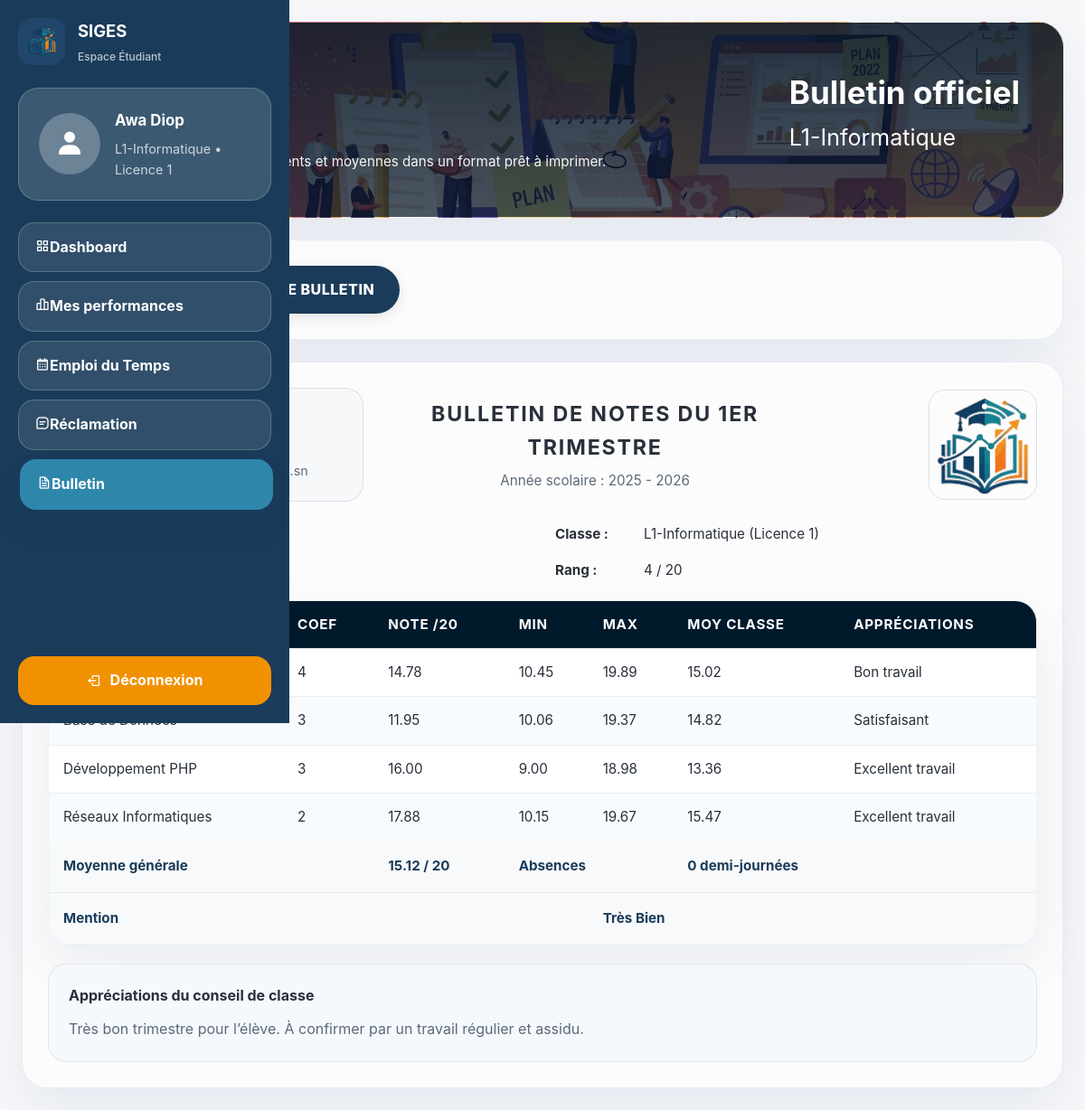
Page /views/etudiant/bulletin.php (signed in) on the committed database.
### tables this page shows
CREATE TABLE `etudiant` (
  `id_Etudiant` int(11) NOT NULL,
  `nom` varchar(100) NOT NULL,
  `prenom` varchar(100) NOT NULL,
  `Id_Classe` int(11) DEFAULT NULL,
  `login` varchar(50) DEFAULT NULL
);

CREATE TABLE `classe` (
  `Id_Classe` int(11) NOT NULL,
  `libelle` varchar(50) NOT NULL,
  `niveau` varchar(50) NOT NULL
);

CREATE TABLE `matiere` (
  `Id_Matiere` int(11) NOT NULL,
  `libelle` varchar(100) NOT NULL,
  `coefficient` int(11) NOT NULL
);

### models/Student.php (called while the page is built, shortened)
<?php
class Student {
    private $conn;
    private $table_name = "etudiant";
    public function __construct($db) {
        $this->conn = $db;
    }
    public function getProfileByLogin($login) {
        $query = "SELECT e.*, c.libelle as nom_classe, c.niveau
                  FROM " . $this->table_name . " e
                  JOIN classe c ON e.Id_Classe = c.Id_Classe
                  WHERE e.login = :login";
        $stmt = $this->conn->prepare($query);
        $stmt->bindParam(':login', $login);
        $stmt->execute();
        return $stmt->fetch(PDO::FETCH_ASSOC);
    }
}
?>

### models/Grade.php (called while the page is built, shortened)
<?php
class Grade {
    private $conn;
    public function __construct($db) {
        $this->conn = $db;
    }
    public function calculateAverage($id_etudiant) {
        $query = "SELECT SUM(eff.note * m.coefficient) as total_points,
                         SUM(m.coefficient) as total_coeffs
                  FROM effectue eff
                  JOIN evaluation ev ON eff.Id_Evaluation = ev.Id_Evaluation
                  JOIN matiere m ON ev.Id_Matiere = m.Id_Matiere
                  WHERE eff.id_Etudiant = :id";
        $stmt = $this->conn->prepare($query);
        $stmt->bindParam(':id', $id_etudiant);
        $stmt->execute();
        $res = $stmt->fetch(PDO::FETCH_ASSOC);
        if ($res['total_coeffs'] > 0) {
            return round($res['total_points'] / $res['total_coeffs'], 2);
        }
        return 0;
    }
    public function getRankingByClasse($id_classe) {
        $query = "SELECT e.id_Etudiant, e.nom, e.prenom,
                         COALESCE(SUM(eff.note * m.coefficient) / NULLIF(SUM(m.coefficient), 0), 0) as moyenne_gen
                  FROM etudiant e
                  LEFT JOIN effectue eff ON e.id_Etudiant = eff.id_Etudiant
                  LEFT JOIN evaluation ev ON eff.Id_Evaluation = ev.Id_Evaluation
                  LEFT JOIN matiere m ON ev.Id_Matiere = m.Id_Matiere
                  WHERE e.Id_Classe = :id_classe
                  GROUP BY e.id_Etudiant
                  ORDER BY moyenne_gen DESC";
        $stmt = $this->conn->prepare($query);
        $stmt->execute(['id_classe' => $id_classe]);
        return $stmt->fetchAll(PDO::FETCH_ASSOC);
    }
    public function getClassSubjectStats($id_classe) {
        $query = "SELECT m.libelle as matiere, m.coefficient,
                         ROUND(AVG(eff.note), 2) as moyenne_classe,
                         MIN(eff.note) as note_min,
                         MAX(eff.note) as note_max
                  FROM etudiant e
                  JOIN effectue eff ON e.id_Etudiant = eff.id_Etudiant
                  JOIN evaluation ev ON eff.Id_Evaluation = ev.Id_Evaluation
                  JOIN matiere m ON ev.Id_Matiere = m.Id_Matiere
                  WHERE e.Id_Classe = :id_classe
                  GROUP BY m.Id_Matiere, m.libelle, m.coefficient
                  ORDER BY m.libelle ASC";
        $stmt = $this->conn->prepare($query);
        $stmt->execute(['id_classe' => $id_classe]);
        return $stmt->fetchAll(PDO::FETCH_ASSOC);
    }
    public function getStudentSubjectGrades($id_etudiant) {
        $query = "SELECT m.Id_Matiere, m.libelle as matiere, m.coefficient,
                         ROUND(AVG(eff.note), 2) as note
                  FROM effectue eff
                  JOIN evaluation ev ON eff.Id_Evaluation = ev.Id_Evaluation
                  JOIN matiere m ON ev.Id_Matiere = m.Id_Matiere
                  WHERE eff.id_Etudiant = :id
                  GROUP BY m.Id_Matiere, m.libelle, m.coefficient
                  ORDER BY m.libelle ASC";
        $stmt = $this->conn->prepare($query);
        $stmt->bindParam(':id', $id_etudiant);
        $stmt->execute();
        return $stmt->fetchAll(PDO::FETCH_ASSOC);
    }
}
?>

### views/etudiant/bulletin.php (the view, shortened to what this page needs)
<?php
require_once '../../models/Student.php';
require_once '../../models/Grade.php';
$database = new Database();
$db = $database->getConnection();
$studentModel = new Student($db);
$gradeModel = new Grade($db);
$studentData = $studentModel->getProfileByLogin($_SESSION['user_login']);
$id_etudiant = $studentData['id_Etudiant'];
$id_classe = $studentData['Id_Classe'];
$studentSubjectGrades = $gradeModel->getStudentSubjectGrades($id_etudiant);
$classSubjectStatsList = $gradeModel->getClassSubjectStats($id_classe);
$classement = $gradeModel->getRankingByClasse($id_classe);
$rang = 0;
foreach ($classement as $index => $row) {
    if ($row['id_Etudiant'] == $id_etudiant) {
        $rang = $index + 1;
        break;
    }
}
$classSubjectStats = [];
foreach ($classSubjectStatsList as $stat) {
    $classSubjectStats[$stat['matiere']] = $stat;
}
$moyenneGenerale = $gradeModel->calculateAverage($id_etudiant);
$mention = 'Passable';
if ($moyenneGenerale >= 17) {
    $mention = 'Excellent';
} elseif ($moyenneGenerale >= 14) {
    $mention = 'Très Bien';
} elseif ($moyenneGenerale >= 12) {
    $mention = 'Bien';
} elseif ($moyenneGenerale >= 10) {
    $mention = 'Assez Bien';
}
$absences = 0;
$commentaireConseil = 'Très bon trimestre pour l’élève. À confirmer par un travail régulier et assidu.';
?>
<!DOCTYPE html>
<html lang="fr">
<head>
    <link rel="stylesheet" href="../../assets/css/style.css">
    <link rel="stylesheet" href="https://cdn.jsdelivr.net/npm/boxicons@2.1.4/css/boxicons.min.css">
</head>
<body>
    <div class="student-shell">
        <aside class="student-sidebar">
            <div class="sidebar-brand">
                <img src="../../assets/img/logo_simple-SAP.png" alt="SIGES logo">
                <div class="brand-title">
                    <strong>SIGES</strong>
                    <span>Espace Étudiant</span>
                </div>
            </div>
            <div class="profile-box">
                <div class="profile-avatar"><i class='bx bxs-user'></i></div>
                <div class="profile-info">
                    <h2><?= htmlspecialchars($studentData['prenom'] . ' ' . $studentData['nom']) ?></h2>
                    <p><?= htmlspecialchars($studentData['nom_classe']) ?> • <?= htmlspecialchars($studentData['niveau']) ?></p>
                </div>
            </div>
            <nav class="sidebar-nav">
                <a href="dashboard.php"><i class='bx bx-grid-alt'></i>Dashboard</a>
                <a href="performances.php"><i class='bx bx-bar-chart-alt-2'></i>Mes performances</a>
                <a href="schedule.php"><i class='bx bx-calendar'></i>Emploi du Temps</a>
                <a href="reclamation.php"><i class='bx bx-message-square-detail'></i>Réclamation</a>
                <a href="bulletin.php" class="active"><i class='bx bx-file'></i>Bulletin</a>
            </nav>
            <a href="../../controllers/Logout.php" class="logout-btn"><i class='bx bx-log-out'></i>Déconnexion</a>
        </aside>
        <main class="student-main">
            <section class="page-header page-header-dashboard">
                <div>
                    <p class="eyebrow">Bulletin</p>
                    <h1>Mes résultats</h1>
                    <p>Retrouvez toutes vos notes, coefficients et moyennes dans un format prêt à imprimer.</p>
                </div>
                <div class="header-user-card">
                    <strong>Bulletin officiel</strong>
                    <span><?= htmlspecialchars($studentData['nom_classe']) ?></span>
                </div>
            </section>
            <section class="section-block no-print">
                <button class="button-primary" onclick="window.print()">Télécharger / Imprimer le bulletin</button>
            </section>
            <section class="section-block">
                <div class="bulletin-top">
                    <div class="bulletin-school-info">
                        <h2>SIGES</h2>
                        <p>Adresse • Thies/Senegal</p>
                        <p>Tél : 77 245 15 15 • Site : www.siges.sn</p>
                    </div>
                    <div class="bulletin-title">
                        <h1>BULLETIN DE NOTES DU 1er TRIMESTRE</h1>
                        <p>Année scolaire : <?= date('Y') - 1 ?> - <?= date('Y') ?></p>
                    </div>
                    <div class="bulletin-avatar">
                        <img src="../../assets/img/logo_simple-SAP.png" alt="Logo établissement">
                    </div>
                </div>
                <div class="bulletin-info-grid">
                    <div class="info-row"><span>Nom :</span> <?= htmlspecialchars($studentData['nom'] . ' ' . $studentData['prenom']) ?></div>
                    <div class="info-row"><span>Classe :</span> <?= htmlspecialchars($studentData['nom_classe']) ?> (<?= htmlspecialchars($studentData['niveau']) ?>)</div>
                    <div class="info-row"><span>Section :</span> <?= htmlspecialchars($studentData['niveau']) ?> (<?= count($classement) ?> élèves)</div>
                    <div class="info-row"><span>Rang :</span> <?= $rang ?> / <?= count($classement) ?></div>
                </div>
                <div class="table-card bulletin-table-card">
                    <table class="bulletin-table">
                        <thead>
                            <tr>
                                <th style="background: #001a2c;">Matières</th>
                                <th style="background: #001a2c;">Coef</th>
                                <th style="background: #001a2c;">Note /20</th>
                                <th style="background: #001a2c;">Min</th>
                                <th style="background: #001a2c;">Max</th>
                                <th style="background: #001a2c;">Moy Classe</th>
                                <th style="background: #001a2c;">Appréciations</th>
                            </tr>
                        </thead>
                        <tbody>
                            <?php if (count($studentSubjectGrades) > 0): ?>
                                <?php foreach ($studentSubjectGrades as $grade): ?>
                                    <?php
                                        $stat = $classSubjectStats[$grade['matiere']] ?? null;
                                        $note = is_numeric($grade['note']) ? number_format($grade['note'], 2) : 'N/A';
                                        $numericNote = is_numeric($grade['note']) ? floatval($grade['note']) : null;
                                        $min = $stat ? number_format($stat['note_min'], 2) : 'N/A';
                                        $max = $stat ? number_format($stat['note_max'], 2) : 'N/A';
                                        $moyClasse = $stat ? number_format($stat['moyenne_classe'], 2) : 'N/A';
                                        if ($numericNote === null) {
                                            $appreciation = 'Note non saisie';
                                        } elseif ($numericNote >= 16) {
                                            $appreciation = 'Excellent travail';
                                        } elseif ($numericNote >= 12) {
                                            $appreciation = 'Bon travail';
                                        } elseif ($numericNote >= 10) {
                                            $appreciation = 'Satisfaisant';
                                        } else {
                                            $appreciation = 'Doit s’améliorer';
                                        }
                                    ?>
                                    <tr>
                                        <td><?= htmlspecialchars($grade['matiere']) ?></td>
                                        <td><?= htmlspecialchars($grade['coefficient']) ?></td>
                                        <td><?= $note ?></td>
                                        <td><?= $min ?></td>
                                        <td><?= $max ?></td>
                                        <td><?= $moyClasse ?></td>
                                        <td><?= htmlspecialchars($appreciation) ?></td>
                                    </tr>
                                <?php endforeach; ?>
                            <?php else: ?>
                                <tr>
                                    <td colspan="7" style="text-align:center; padding: 40px;">Aucune note disponible pour le moment.</td>
                                </tr>
                            <?php endif; ?>
                        </tbody>
                        <tfoot>
                            <tr>
                                <td colspan="2"><strong>Moyenne générale</strong></td>
                                <td><strong><?= $moyenneGenerale > 0 ? number_format($moyenneGenerale, 2) . ' / 20' : 'N/A' ?></strong></td>
                                <td colspan="2"><strong>Absences</strong></td>
                                <td colspan="2"><strong><?= $absences ?> demi-journées</strong></td>
                            </tr>
                            <tr>
                                <td colspan="4"><strong>Mention</strong></td>
                                <td colspan="3"><strong><?= htmlspecialchars($mention) ?></strong></td>
                            </tr>
                        </tfoot>
                    </table>
                </div>
                <div class="bulletin-comment">
                    <h3>Appréciations du conseil de classe</h3>
                    <p><?= htmlspecialchars($commentaireConseil) ?></p>
                </div>
            </section>
        </main>
    </div>
</body>
</html>

### rows in the picture
etudiant: prenom+nom "Awa Diop", Id_Classe.libelle "L1-Informatique", Id_Classe.niveau "Licence 1"
matiere: coefficient "4", note "14.78", min "10.45", max "19.89", moyClasse "15.02", appreciation "Bon travail"
matiere: coefficient "3", note "11.95", min "10.06", max "19.37", moyClasse "14.82", appreciation "Satisfaisant"
matiere: libelle "Développement PHP", coefficient "3", note "16.00", min "9.00", max "18.98", moyClasse "13.36", appreciation "Excellent travail"
matiere: libelle "Réseaux Informatiques", coefficient "2", note "17.88", min "10.15", max "19.67", moyClasse "15.47", appreciation "Excellent travail"

### other values in the picture
$rang "4"
count($classement) "20"
$moyenneGenerale "15.12"
$absences "0"
$mention "Très Bien"
$commentaireConseil "Très bon trimestre pour l’élève. À confirmer par un travail régulier et assidu."
